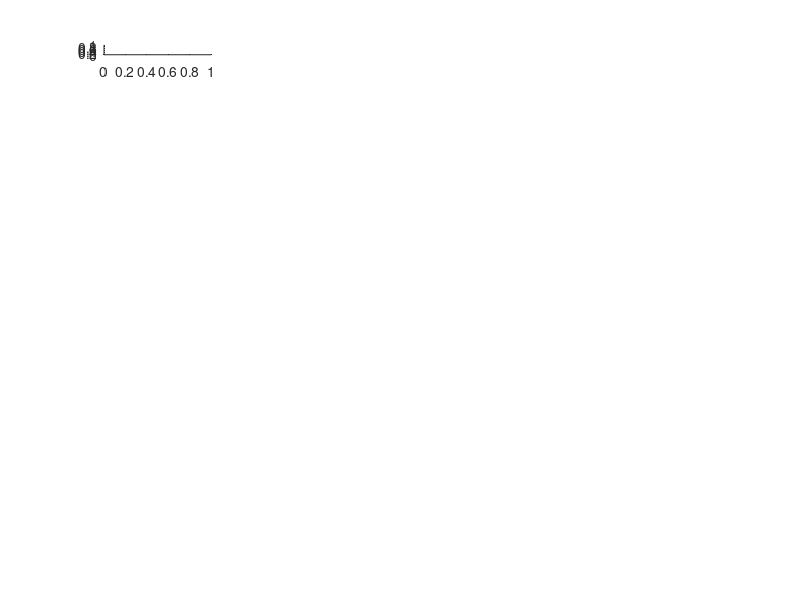

Write the MATLAB code that produced this figure. (Note: this script raises an error after producing the figure.)
%% Autocalibration for all datasets


cd('Autocalibrated-spike-inference/GT_autocalibration')


% list of folders
GT_folders = {'DS09-GCaMP6f-m-V1', 'DS10-GCaMP6f-m-V1-neuropil-corrected',...
'DS11-GCaMP6f-m-V1-neuropil-corrected', 'DS13-GCaMP6s-m-V1-neuropil-corrected',...
'DS14-GCaMP6s-m-V1', 'DS29-GCaMP7f-m-V1',...
'DS30-GCaMP8f-m-V1', 'DS31-GCaMP8m-m-V1', 'DS32-GCaMP8s-m-V1',...
'DS06-GCaMP6f-zf-aDp','DS07-GCaMP6f-zf-dD', 'DS08-GCaMP6f-zf-OB'};


% simplify names
datasets = {'GC6f','GC6f_c','GC6f_c','GC6s_c','GC6s','GC7f','GC8f','GC8m','GC8s','GC6f_zf','GC6f_zf','GC6f_zf'};


% Parameters (arbitrary)
threshold = 0.05;
smoothing_value = 5;
duration_threshold = 3;
offset_time = 3;


% initialize result arrays for all datasets
median_amplitude_changes = cell(1, numel(datasets));
amplitude_changes = cell(1, numel(datasets));
amplitudes = cell(1, numel(datasets));
baselines = cell(1, numel(datasets));
delta_f_f0 = cell(1, numel(datasets));


% create a large figure to hold all subplots
figure;
total_plots = length(datasets) * 4;  % 4 subplots per dataset
plot_idx = 1;


% loop through all datasets
for folder_index = 1:length(GT_folders)
    folder_name = GT_folders{folder_index};
    dataset_name = datasets{folder_index};
    
    % change to the dataset directory
    cd(GT_folders{folder_index});
    
    % find all GT neurons
    neuron_files = dir('CAttached*.mat');
    num_neurons = length(neuron_files);
    
    % initialize arrays for the current dataset
    dataset_amplitude_changes = [];
    dataset_amplitudes = [];
    dataset_baselines = [];
    dataset_delta_f_f0 = [];
    dataset_median_amplitude_changes = [];
    
    % loop through all neurons in the current dataset
    for neuron_index = 1:num_neurons

        % load the data
        load(neuron_files(neuron_index).name);

        dataset_amplitude_changes_single_neuron = [];
        dataset_amplitudes_single_neuron = [];
        dataset_baselines_single_neuron = [];
        dataset_delta_f_f0_single_neuron = [];
        dataset_median_amplitude_changes_single_neuron = [];
    
        
        % loop through all recordings in the current neuron
        for recording_idx = 1:length(CAttached)
            cell_data = CAttached{recording_idx};
            
            % load calcium trace
            measured_trace = cell_data.fluo_mean;
            
            % calculate baseline
            baseline = nanmedian(measured_trace);

            % detect transients
            transients = diff(smooth(measured_trace, smoothing_value)) > threshold;
            
            % detect connected transients
            transient_labels = bwlabel(transients);
            detected_components = regionprops(transient_labels);
            
            % allocate matrix for isolated events
            detected_events = zeros(size(measured_trace));
            
            % process event candidates
            for i = 1:numel(detected_components)
                if detected_components(i).Area < duration_threshold
                    centroid = round(detected_components(i).Centroid);
                    detected_events(centroid) = 1;
                end
            end
            
            % find times of detected small events
            all_event_times = find(detected_events);
            
            % allocate matrices for results
            amplitude_changes_temp = zeros(size(all_event_times));
            amplitudes_temp = zeros(size(all_event_times));
            delta_f_f0_temp = zeros(size(all_event_times));
            
            % calculate amplitude changes and exact amplitudes
            for k = 1:numel(all_event_times)
                if all_event_times(k) > offset_time && all_event_times(k) + offset_time <= length(measured_trace)
                    amplitude_changes_temp(k) = measured_trace(all_event_times(k) + offset_time) - measured_trace(all_event_times(k) - offset_time);
                    amplitudes_temp(k) = measured_trace(all_event_times(k));
                    delta_f_f0_temp(k) = (amplitudes_temp(k) - baseline) / baseline;
                end
            end

            % store results for this recording
            dataset_median_amplitude_changes_single_neuron = [dataset_median_amplitude_changes_single_neuron; amplitude_changes_temp(:)];
            dataset_amplitude_changes_single_neuron = [dataset_amplitude_changes_single_neuron; amplitude_changes_temp(:)];
            dataset_amplitudes_single_neuron = [dataset_amplitudes_single_neuron; amplitudes_temp(:)];
            dataset_baselines_single_neuron = [dataset_baselines_single_neuron; baseline];
            dataset_delta_f_f0_single_neuron = [dataset_delta_f_f0_single_neuron; delta_f_f0_temp(:)];
        end

        dataset_median_amplitude_changes = [dataset_median_amplitude_changes; median(dataset_median_amplitude_changes_single_neuron)];
        dataset_amplitude_changes = [dataset_amplitude_changes; median(dataset_amplitude_changes_single_neuron)];
        dataset_amplitudes = [dataset_amplitudes; median(dataset_amplitudes_single_neuron)];
        dataset_baselines = [dataset_baselines; median(dataset_baselines_single_neuron)];
        dataset_delta_f_f0 = [dataset_delta_f_f0; median(dataset_delta_f_f0_single_neuron)];
    end

    
    % store results for the current dataset
    median_amplitude_changes{folder_index} = dataset_median_amplitude_changes;
    amplitude_changes{folder_index} = dataset_amplitude_changes;
    amplitudes{folder_index} = dataset_amplitudes;
    baselines{folder_index} = dataset_baselines;
    delta_f_f0{folder_index} = dataset_delta_f_f0;
    
    % plot histograms for the current dataset
    subplot(ceil(total_plots / 4), 4, plot_idx);
    histogram(dataset_amplitude_changes, 20);
    title(dataset_name);
    xlabel('Amplitude Change');
    plot_idx = plot_idx + 1;
    
    subplot(ceil(total_plots / 4), 4, plot_idx);
    histogram(dataset_amplitudes, 20);
    title(dataset_name);
    xlabel('Fluorescence');
    plot_idx = plot_idx + 1;
    
    subplot(ceil(total_plots / 4), 4, plot_idx);
    histogram(dataset_delta_f_f0, 20);
    title(dataset_name);
    xlabel('ΔF/F0');
    plot_idx = plot_idx + 1;
    
    subplot(ceil(total_plots / 4), 4, plot_idx);
    histogram(dataset_baselines, 20);
    title(dataset_name);
    xlabel('Baseline Fluorescence');
    plot_idx = plot_idx + 1;


    cd ..
end

%% Amplitudes Visualization

% colors for each dataset
colors = {'k','k','k','c','c','m','r','b','g','k','k','k'};


% Line graph
figure;
hold on;
for i = 1:numel(amplitudes)
    amplitudes_to_plot = sort(amplitudes{i}(amplitudes{i} <= 5 & amplitudes{i} > 0)); 
    plot(1:numel(amplitudes_to_plot), amplitudes_to_plot, 'DisplayName', datasets{i}, 'Color', colors{i});
end
hold off;
title('Neuron Amplitudes Across Datasets');
xlabel('Neuron Index');
ylabel('Amplitude (dF/F)');
legend('show', 'Location', 'eastoutside');


% Histogram
figure;
hold on;
for i = 1:numel(amplitudes)
    histogram(amplitudes{i}(amplitudes{i} <= 5 & amplitudes{i} > 0), 'DisplayName', datasets{i}, 'BinWidth', 0.05,...
        'Normalization', 'probability', 'FaceColor', colors{i}, 'FaceAlpha', 0.5);
end
hold off;
title('Distribution of Neuron Amplitudes');
xlabel('Amplitude (dF/F)');
ylabel('Probability');
legend('show', 'Location', 'eastoutside');


% Box plot
figure;
hold on;
for i = 1:numel(amplitudes)
    amplitudes_to_plot = amplitudes{i}(amplitudes{i} <= 5 & amplitudes{i} > 0);
    boxplot(amplitudes_to_plot, 'positions', i, 'colors', colors{i}); 
end
hold off;
set(gca, 'xtick', 1:numel(datasets), 'xticklabel', datasets);
xtickangle(45);

%% Find optimal amplitudes for each calcium indicator


% dataset names
datasets = {'GC6f','GC6f_c','GC6f_c','GC6s_c','GC6s','GC7f','GC8f','GC8m','GC8s','GC6f_zf','GC6f_zf','GC6f_zf'};

% initialize arrays to store relevant metrics
mean_amplitudes = zeros(1, numel(GT_folders));
median_amplitudes = zeros(1, numel(GT_folders));
snr = zeros(1, numel(GT_folders));

% calculate metrics for each dataset
for folder_index = 1:numel(GT_folders)

    mean_amplitudes(folder_index) = mean(amplitudes{folder_index});
    median_amplitudes(folder_index) = median(amplitudes{folder_index});
    snr(folder_index) = mean(amplitudes{folder_index}) / std(baselines{folder_index});

end


% create a table with the results
results_table = table(datasets', mean_amplitudes', median_amplitudes', snr', ...
    'VariableNames', {'Dataset', 'MeanAmplitude', 'MedianAmplitude', 'SNR'});
